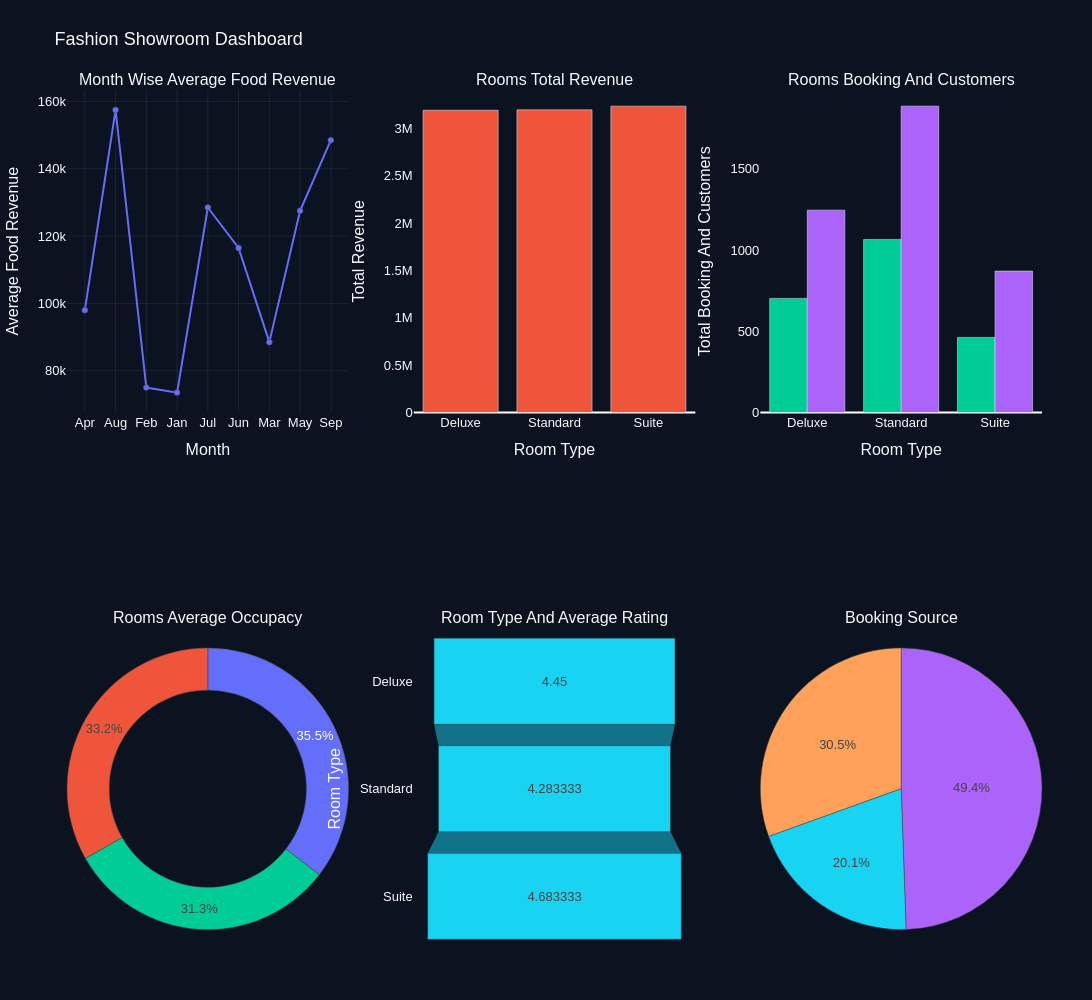

Notebook cell for this chart:
### Code cell
fig = make_subplots(

    rows=2,
    cols=3,

    subplot_titles=(
        "Month Wise Average Food Revenue",
        "Rooms Total Revenue",
        "Rooms Booking And Customers",
        "Rooms Average Occupacy",
        "Room Type And Average Rating",
        "Booking Source"
    ),

    specs=[
        [{"type":"xy"},{"type":"xy"},{"type":"xy"}],
        [{"type":"domain"},{"type":"xy"},{"type":"domain"}]
    ]
)


fig.add_trace(
    go.Scatter(
        x=month_wise_avg_food_revenue.index,
        y=month_wise_avg_food_revenue.values,
        name="Average Food Revenue"
    ),
    row=1,
    col=1
)



fig.add_trace(
    go.Bar(
        x=room_total_revenue.index,
        y=room_total_revenue.values,
        name="Total Revenue"
    ),
    row=1,
    col=2
)



fig.add_trace(
    go.Bar(
        x=room_total_booking.index,
        y=room_total_booking.values,
        name="Room Total Booking"
    ),
    row=1,
    col=3
)



fig.add_trace(
    go.Bar(
        x=room_total_customer.index,
        y=room_total_customer.values,
        name="Room Total Customers"
    ),
    row=1,
    col=3
    
)



fig.add_trace(
    go.Pie(
        labels=room_occupacy.index,
        values=room_occupacy.values,
        name="Room Avg Accupacy",
        hole=0.7
    ),
    row=2,
    col=1
)



fig.add_trace(
    go.Funnel(
        y=room_avg_rating.index,
        x=room_avg_rating.values,
        name="Room Average Rating"
    ),
    row=2,
    col=2
)


fig.add_trace(
    go.Pie(
        labels=df2["Booking_Source"],
        values=df2["Bookings"]
    ),
    row=2,
    col=3
)




fig.update_traces(

    marker=dict(
        line=dict(
            width=0.5
        )
    )
)



fig.update_xaxes(
    title="Month",
    showgrid=True,
    gridwidth=0.5,
    gridcolor="rgba(255,255,255,0.15)",

    row=1,
    col=1
)


fig.update_xaxes(
    title="Room Type",
    showgrid=False,

    row=1,
    col=2
)


fig.update_xaxes(
    title="Room Type",
    showgrid=False,

    row=1,
    col=3
)


fig.update_xaxes(
    title="Room Type",
    showgrid=False,

    row=2,
    col=2
)



fig.update_yaxes(
    title="Average Food Revenue",
    showgrid=True,
    gridwidth=0.5,
    gridcolor="rgba(255,255,255,0.15)",

    row=1,
    col=1
)


fig.update_yaxes(
    title="Total Revenue",
    showgrid=False,
    row=1,
    col=2
)


fig.update_yaxes(
    title="Total Booking And Customers",
    showgrid=False,
    row=1,
    col=3
)


fig.update_yaxes(
    title="Room Type",
    showgrid=False,
    row=2,
    col=2
)




fig.update_layout(

    title="Fashion Showroom Dashboard",

    width=1300,
    height=1000,

    paper_bgcolor="#0B1220",

    plot_bgcolor="#0B1220",

    font=dict(
        family="Arial",
        size=13,
        color="#F8FAFC"
    ),

    margin=dict(
        l=50,
        r=50,
        t=90,
        b=5
    ),

    showlegend=False
    
)

### Figure 1 — Plotly figure (JSON) as saved in the notebook; plotly's stock layout.template omitted (floating-point values rounded to 4 significant figures)
{"data": [{"marker": {"line": {"width": 0.5}}, "name": "Average Food Revenue", "type": "scatter", "x": ["Apr", "Aug", "Feb", "Jan", "Jul", "Jun", "Mar", "May", "Sep"], "xaxis": "x", "y": [98000.0, 157500.0, 75000.0, 73500.0, 128500.0, 116500.0, 88500.0, 127500.0, 148500.0], "yaxis": "y"}, {"marker": {"line": {"width": 0.5}}, "name": "Total Revenue", "type": "bar", "x": ["Deluxe", "Standard", "Suite"], "xaxis": "x2", "y": [3190000, 3195000, 3234000], "yaxis": "y2"}, {"marker": {"line": {"width": 0.5}}, "name": "Room Total Booking", "type": "bar", "x": ["Deluxe", "Standard", "Suite"], "xaxis": "x3", "y": [702, 1065, 462], "yaxis": "y3"}, {"marker": {"line": {"width": 0.5}}, "name": "Room Total Customers", "type": "bar", "x": ["Deluxe", "Standard", "Suite"], "xaxis": "x3", "y": [1245, 1885, 870], "yaxis": "y3"}, {"domain": {"x": [0, 0.2889], "y": [0, 0.375]}, "hole": 0.7, "labels": ["Deluxe", "Standard", "Suite"], "marker": {"line": {"width": 0.5}}, "name": "Room Avg Accupacy", "type": "pie", "values": [82.5, 77.67, 88.0]}, {"marker": {"line": {"width": 0.5}}, "name": "Room Average Rating", "type": "funnel", "x": [4.45, 4.283, 4.683], "xaxis": "x4", "y": ["Deluxe", "Standard", "Suite"], "yaxis": "y4"}, {"domain": {"x": [0.7111, 1], "y": [0, 0.375]}, "labels": ["Website", "Booking.com", "Website", "Agoda", "Booking.com", "Website", "Website", "Agoda", "Booking.com", "Website", "Booking.com", "Agoda", "Website", "Booking.com", "Website", "Agoda", "Booking.com", "Website"], "marker": {"line": {"width": 0.5}}, "type": "pie", "values": [120, 75, 135, 48, 160, 62, 180, 92, 70, 195, 110, 82, 210, 125, 95, 225, 140, 105]}], "layout": {"annotations": [{"font": {"size": 16}, "showarrow": false, "text": "Month Wise Average Food Revenue", "x": 0.1444, "xanchor": "center", "xref": "paper", "y": 1, "yanchor": "bottom", "yref": "paper"}, {"font": {"size": 16}, "showarrow": false, "text": "Rooms Total Revenue", "x": 0.5, "xanchor": "center", "xref": "paper", "y": 1, "yanchor": "bottom", "yref": "paper"}, {"font": {"size": 16}, "showarrow": false, "text": "Rooms Booking And Customers", "x": 0.8556, "xanchor": "center", "xref": "paper", "y": 1, "yanchor": "bottom", "yref": "paper"}, {"font": {"size": 16}, "showarrow": false, "text": "Rooms Average Occupacy", "x": 0.1444, "xanchor": "center", "xref": "paper", "y": 0.375, "yanchor": "bottom", "yref": "paper"}, {"font": {"size": 16}, "showarrow": false, "text": "Room Type And Average Rating", "x": 0.5, "xanchor": "center", "xref": "paper", "y": 0.375, "yanchor": "bottom", "yref": "paper"}, {"font": {"size": 16}, "showarrow": false, "text": "Booking Source", "x": 0.8556, "xanchor": "center", "xref": "paper", "y": 0.375, "yanchor": "bottom", "yref": "paper"}], "font": {"color": "#F8FAFC", "family": "Arial", "size": 13}, "height": 1000, "margin": {"b": 50, "l": 50, "r": 50, "t": 90}, "paper_bgcolor": "#0B1220", "plot_bgcolor": "#0B1220", "showlegend": false, "title": {"text": "Fashion Showroom Dashboard"}, "width": 1300, "xaxis": {"anchor": "y", "domain": [0, 0.2889], "gridcolor": "rgba(255,255,255,0.15)", "gridwidth": 0.5, "showgrid": true, "title": {"text": "Month"}}, "xaxis2": {"anchor": "y2", "domain": [0.3556, 0.6444], "showgrid": false, "title": {"text": "Room Type"}}, "xaxis3": {"anchor": "y3", "domain": [0.7111, 1], "showgrid": false, "title": {"text": "Room Type"}}, "xaxis4": {"anchor": "y4", "domain": [0.3556, 0.6444], "showgrid": false, "title": {"text": "Room Type"}}, "yaxis": {"anchor": "x", "domain": [0.625, 1], "gridcolor": "rgba(255,255,255,0.15)", "gridwidth": 0.5, "showgrid": true, "title": {"text": "Average Food Revenue"}}, "yaxis2": {"anchor": "x2", "domain": [0.625, 1], "showgrid": false, "title": {"text": "Total Revenue"}}, "yaxis3": {"anchor": "x3", "domain": [0.625, 1], "showgrid": false, "title": {"text": "Total Booking And Customers"}}, "yaxis4": {"anchor": "x4", "domain": [0, 0.375], "showgrid": false, "title": {"text": "Room Type"}}}}
